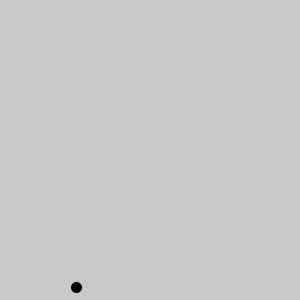
Frame 1 (no input)
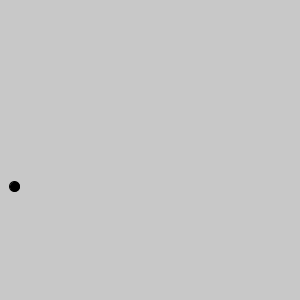
Frame 60 (the mouse pressed at the canvas centre just before this capture)
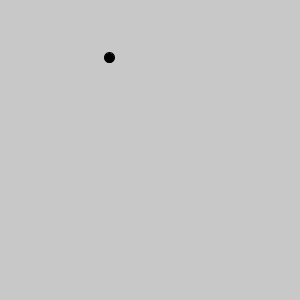
Frame 120 (the mouse held since frame 60 and released just before this capture)

The Processing sketch that drew these frames (run headless with seeded random() and noise(); from frame 60 on, the mouse is pressed at the canvas centre):

// Processing sketch: CircleClass
// ── CircleClass.pde
Circle circle;

void setup() {
  size(300, 300);
  
  float randomNum = random(0, 1);
  
  if (randomNum <= 0.5)
  {
      circle = new Circle(random(width), random(height), random(-3, 3), random(-3, 3), 10, 10, #234562);

  } else
  {
  circle = new Circle(random(width), random(height), random(-3, 3), random(-3, 3), 10, #234562);
  }  
  
}

void draw() {
  background(200);

  circle.move();
  circle.display();
 
 }

// ── Circle.pde
class Circle {
  float x;
  float y;
  float xSpeed;
  float ySpeed;
  int radius;
  color circleColor;
  int squareWidth;
  int squareHeight;

  //  circle = new Circle(random(width), random(height), random(-3, 3), random(-3, 3), 50);
  Circle(float x, float y, float xSpeed, float ySpeed, int radiusCircle, color circleColor) {
    this.x = x;
    this.y = y;
    this.xSpeed = xSpeed;
    this.ySpeed = ySpeed;
    radius = radiusCircle;
  }

  Circle(float x, float y, float xSpeed, float ySpeed, int squareWidth, int squareHeight, color circleColor) {
    this.x = x;
    this.y = y;
    this.xSpeed = xSpeed;
    this.ySpeed = ySpeed;
    this.squareWidth = squareWidth;
    this.squareHeight = squareHeight;
  }
  void move() {
    x += xSpeed;
    if (x < 0 || x > width) {
      xSpeed *= -1;
    }

    y += ySpeed;
    if (y < 0 || y > height) {
      ySpeed *= -1;
    }
  }

    void display() {
      fill(circleColor);
      ellipse(x, y, radius, radius);
      rect(x, y, squareWidth, squareHeight);
    }
  }
